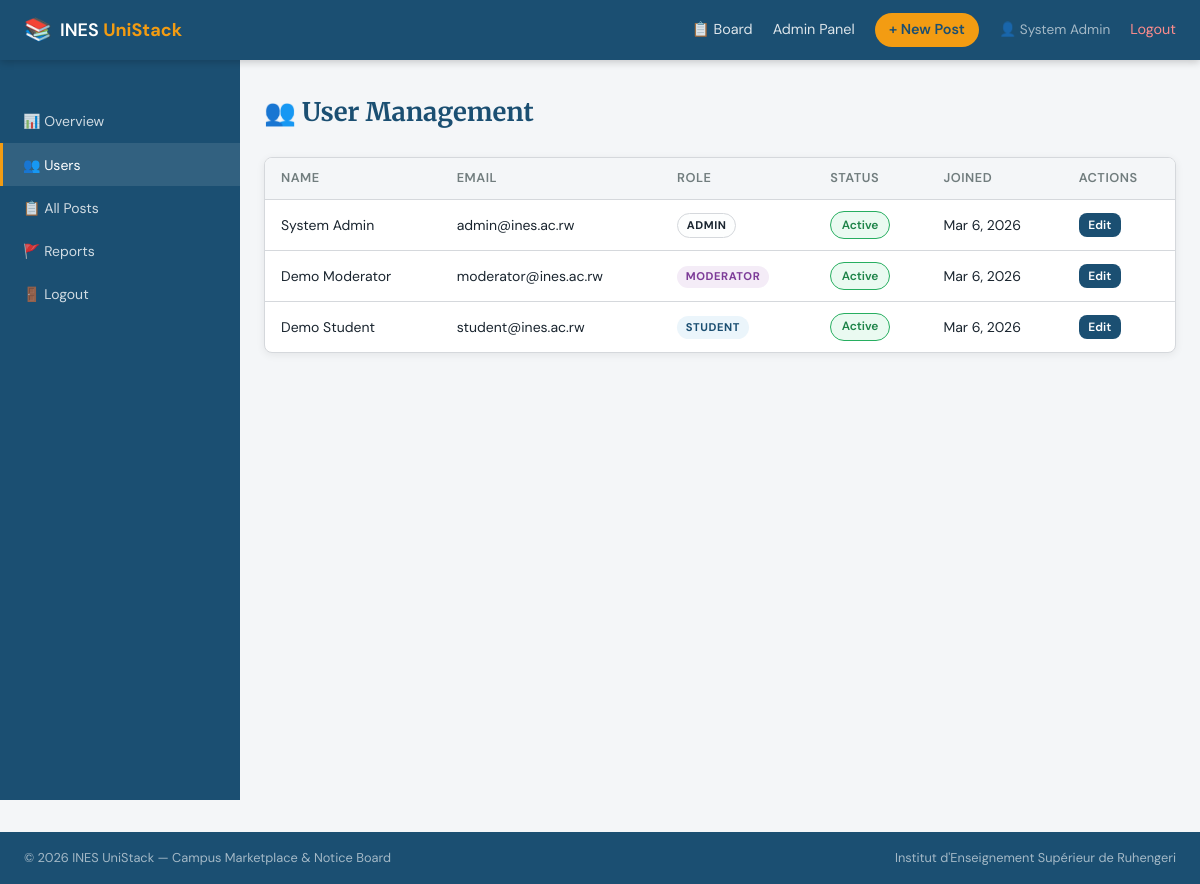
The page /admin/users.php (signed in) on the database its author committed.
### tables this page shows
CREATE TABLE users (
    id          INT AUTO_INCREMENT PRIMARY KEY,
    full_name   VARCHAR(100) NOT NULL,
    email       VARCHAR(150) NOT NULL UNIQUE,
    password    VARCHAR(255) NOT NULL,
    role        ENUM('student', 'moderator', 'admin') NOT NULL DEFAULT 'student',
    is_active   TINYINT(1) NOT NULL DEFAULT 1,
    created_at  DATETIME NOT NULL DEFAULT CURRENT_TIMESTAMP,
    updated_at  DATETIME NOT NULL DEFAULT CURRENT_TIMESTAMP ON UPDATE CURRENT_TIMESTAMP
);

### app/controllers/AdminController.php (called while the page is built, shortened)
<?php
require_once __DIR__ . '/../config/auth.php';
require_once __DIR__ . '/../models/UserModel.php';
class AdminController {
    public static function showUsers(): void {
        $users = UserModel::getAll();
        require_once __DIR__ . '/../views/admin/users.php';
    }
}

### admin/users.php (called while the page is built, shortened)
<?php
require_once __DIR__ . '/../app/config/auth.php';
require_once __DIR__ . '/../app/controllers/AdminController.php';
AdminController::showUsers();

### app/config/auth.php (called while the page is built, shortened)
<?php
function currentUser(): ?array {
    return [
        'id'        => $_SESSION['user_id'],
        'full_name' => $_SESSION['full_name'],
        'email'     => $_SESSION['email'],
        'role'      => $_SESSION['role'],
    ];
}
function h(string $str): string {
    return htmlspecialchars($str, ENT_QUOTES, 'UTF-8');
}

### app/models/UserModel.php (called while the page is built, shortened)
<?php
class UserModel {
    public static function getAll(): array {
        $db = getDB();
        $result = $db->query('SELECT id, full_name, email, role, is_active, created_at FROM users ORDER BY created_at DESC');
        $rows = $result->fetch_all(MYSQLI_ASSOC);
        return $rows;
    }
}

### app/views/admin/users.php (the view, shortened to what this page needs)
<?php
require_once __DIR__ . '/../shared/header.php';
?>
<div class="dashboard-wrapper">
  <aside class="sidebar">
    <nav class="sidebar-nav">
      <a href="<?= BASE_URL ?>/admin/dashboard.php">📊 Overview</a>
      <a href="<?= BASE_URL ?>/admin/users.php" class="active">👥 Users</a>
      <a href="<?= BASE_URL ?>/admin/posts.php">📋 All Posts</a>
      <a href="<?= BASE_URL ?>/admin/reports.php">🚩 Reports</a>
      <a href="<?= BASE_URL ?>/logout.php">🚪 Logout</a>
    </nav>
  </aside>
  <div class="dashboard-main">
    <h1>👥 User Management</h1>
    <div class="card">
      <div class="table-wrapper">
        <table class="data-table">
          <thead>
            <tr><th>Name</th><th>Email</th><th>Role</th><th>Status</th><th>Joined</th><th>Actions</th></tr>
          </thead>
          <tbody>
            <?php foreach ($users as $u): ?>
            <tr>
              <td><?= h($u['full_name']) ?></td>
              <td><?= h($u['email']) ?></td>
              <td><span class="role-badge role-<?= h($u['role']) ?>"><?= ucfirst(h($u['role'])) ?></span></td>
              <td><span class="status-badge <?= $u['is_active'] ? 'status-approved' : 'status-rejected' ?>"><?= $u['is_active'] ? 'Active' : 'Inactive' ?></span></td>
              <td><?= date('M j, Y', strtotime($u['created_at'])) ?></td>
              <td>
                <button class="btn btn-xs btn-primary" onclick="openEditModal(<?= $u['id'] ?>, '<?= h($u['role']) ?>', <?= $u['is_active'] ?>)">Edit</button>
              </td>
            </tr>
            <?php endforeach; ?>
          </tbody>
        </table>
      </div>
    </div>
  </div>
</div>
<?php require_once __DIR__ . '/../shared/footer.php'; ?>

### app/views/shared/header.php (shortened to what this page needs)
<?php
require_once __DIR__ . '/../../config/auth.php';
$user  = currentUser();
$role  = $user['role'] ?? 'guest';
?>
<!DOCTYPE html>
<html lang="en">
<head>
  <link rel="stylesheet" href="<?= BASE_URL ?>/public/css/style.css">
</head>
<body>
<nav class="navbar">
  <div class="nav-container">
    <a href="<?= BASE_URL ?>/board.php" class="nav-brand">
      <span class="nav-logo">📚</span>
      <span>INES <strong>UniStack</strong></span>
    </a>
    <?php if ($user): ?>
    <div class="nav-links">
      <a href="<?= BASE_URL ?>/board.php">📋 Board</a>
      <?php if ($role === 'student'): ?>
        <a href="<?= BASE_URL ?>/dashboard.php">My Dashboard</a>
        <a href="<?= BASE_URL ?>/post/create.php" class="btn-nav-cta">+ New Post</a>
      <?php elseif ($role === 'moderator'): ?>
        <a href="<?= BASE_URL ?>/moderator/dashboard.php">Mod Panel</a>
      <?php elseif ($role === 'admin'): ?>
        <a href="<?= BASE_URL ?>/admin/dashboard.php">Admin Panel</a>
        <a href="<?= BASE_URL ?>/post/create.php" class="btn-nav-cta">+ New Post</a>
      <?php endif; ?>
      <span class="nav-user">👤 <?= h($user['full_name']) ?></span>
      <a href="<?= BASE_URL ?>/logout.php" class="nav-logout">Logout</a>
    </div>
    <?php endif; ?>
  </div>
</nav>
<main class="main-content">

### public/css/style.css (style rules this page uses)
:root { --primary: #1B4F72; --primary-light: #2E86C1; --accent: #F39C12; --success: #27AE60; --warning: #F1C40F; --danger: #E74C3C; --bg: #F4F6F8; --surface: #FFFFFF; --text: #1A252F; --muted: #717D7E; --border: #D5D8DC; --sidebar-w: 240px; --navbar-h: 60px; --radius: 8px; --shadow: 0 2px 8px rgba(0,0,0,0.07); --shadow-md: 0 4px 16px rgba(0,0,0,0.10); }
*, *::before, *::after { box-sizing: border-box; margin: 0; padding: 0; }
html { scroll-behavior: smooth; }
body { font-family: 'DM Sans', sans-serif; background: var(--bg); color: var(--text); font-size: 1rem; line-height: 1.6; min-height: 100vh; }
a { color: var(--primary-light); text-decoration: none; }
.navbar { position: sticky; top: 0; z-index: 100; height: var(--navbar-h); background: var(--primary); box-shadow: 0 2px 8px rgba(0,0,0,0.2); }
.nav-container { max-width: 1280px; margin: 0 auto; height: 100%; padding: 0 1.5rem; display: flex; align-items: center; justify-content: space-between; }
.nav-brand { display: flex; align-items: center; gap: .5rem; color: #fff; font-size: 1.125rem; font-weight: 600; text-decoration: none; }
.nav-brand strong { color: var(--accent); }
.nav-logo { font-size: 1.4rem; }
.nav-links { display: flex; align-items: center; gap: 1.25rem; }
.nav-links a { color: rgba(255,255,255,.85); font-size: .9rem; text-decoration: none; transition: color .2s; }
.btn-nav-cta { background: var(--accent) !important; color: var(--primary) !important; padding: .35rem .9rem; border-radius: 20px; font-weight: 600; font-size: .85rem; }
.nav-user { color: rgba(255,255,255,.6) !important; font-size: .85rem; }
.nav-logout { color: #fc8c8c !important; }
.main-content { min-height: calc(100vh - var(--navbar-h) - 50px); padding-bottom: 2rem; }
.btn { display: inline-flex; align-items: center; gap: .35rem; padding: .55rem 1.2rem; border-radius: var(--radius); border: none; cursor: pointer; font-family: inherit; font-size: .9rem; font-weight: 600; transition: all .2s; text-decoration: none; white-space: nowrap; }
.btn-primary { background: var(--primary); color: #fff; }
.btn-xs { padding: .25rem .6rem; font-size: .75rem; }
.dashboard-wrapper { display: flex; min-height: calc(100vh - var(--navbar-h)); }
.sidebar { width: var(--sidebar-w); min-height: 100%; background: var(--primary); padding: 1.5rem 0; flex-shrink: 0; }
.sidebar-nav { padding: 1rem 0; }
.sidebar-nav a { display: block; padding: .65rem 1.25rem; color: rgba(255,255,255,.8); font-size: .875rem; text-decoration: none; transition: all .15s; border-left: 3px solid transparent; }
.sidebar-nav a:hover, .sidebar-nav a.active { color: #fff; background: rgba(255,255,255,.1); border-left-color: var(--accent); text-decoration: none; }
.dashboard-main { flex: 1; padding: 2rem 1.5rem; max-width: 1100px; }
.dashboard-main h1 { font-family: 'Merriweather', serif; font-size: 1.6rem; margin-bottom: 1.5rem; color: var(--primary); }
.card { background: var(--surface); border-radius: var(--radius); box-shadow: var(--shadow); margin-bottom: 1.5rem; border: 1px solid var(--border); overflow: hidden; }
.table-wrapper { overflow-x: auto; }
.data-table { width: 100%; border-collapse: collapse; font-size: .875rem; }
.data-table th { background: var(--bg); padding: .65rem 1rem; text-align: left; font-weight: 600; font-size: .8rem; text-transform: uppercase; letter-spacing: .04em; color: var(--muted); border-bottom: 1px solid var(--border); }
.data-table td { padding: .7rem 1rem; border-bottom: 1px solid var(--border); vertical-align: middle; }
.data-table tr:last-child td { border-bottom: none; }
.status-badge { display: inline-block; padding: .2rem .65rem; border-radius: 20px; font-size: .75rem; font-weight: 600; border: 1px solid; }
.status-approved { background: #EAFAF1; color: #1E8449; border-color: #27AE60; }
.role-badge { display: inline-block; padding: .15rem .55rem; border-radius: 20px; font-size: .7rem; font-weight: 700; text-transform: uppercase; letter-spacing: .05em; }
.role-student { background: #EBF5FB; color: var(--primary); }
.role-moderator { background: #F4ECF7; color: #7D3C98; }
.role-admin { background: #FDFEFE; color: #1B2631; border: 1px solid var(--border); }

### rows shown on the page
users: full_name "System Admin", email "admin@ines.ac.rw", role "ADMIN", is_active "Active", created_at "Mar 6, 2026"
users: full_name "Demo Moderator", email "moderator@ines.ac.rw", role "MODERATOR", is_active "Active", created_at "Mar 6, 2026"
users: full_name "Demo Student", email "student@ines.ac.rw", role "STUDENT", is_active "Active", created_at "Mar 6, 2026"
